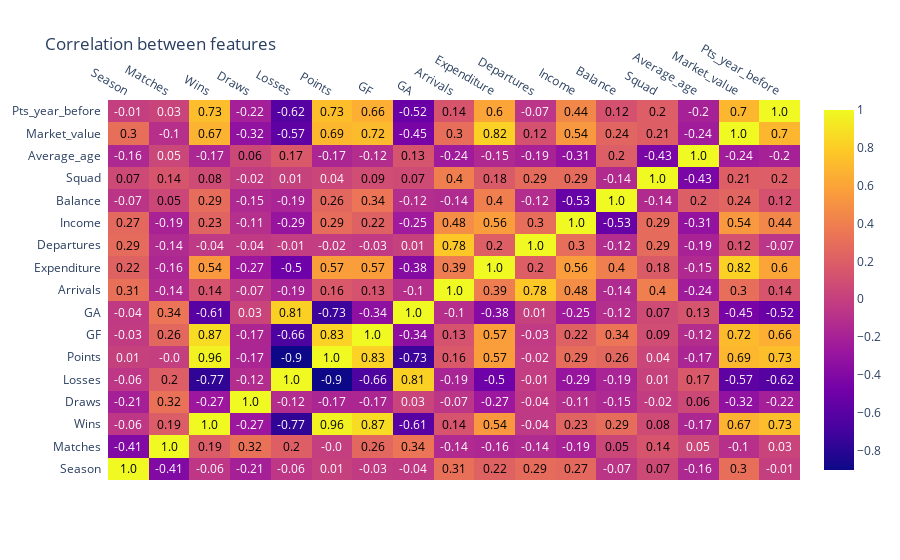

Source (notebook cell):
### Code cell
## Correlation between the features with the help of visualisation
corrs = df.corr()
fig_heatmap = ff.create_annotated_heatmap(
    z = corrs.values,
    x = list(corrs.columns),
    y = list(corrs.index),
    annotation_text=corrs.round(2).values,
    showscale=True
)
fig_heatmap.update_layout(title = "Correlation between features")
fig_heatmap.show()
